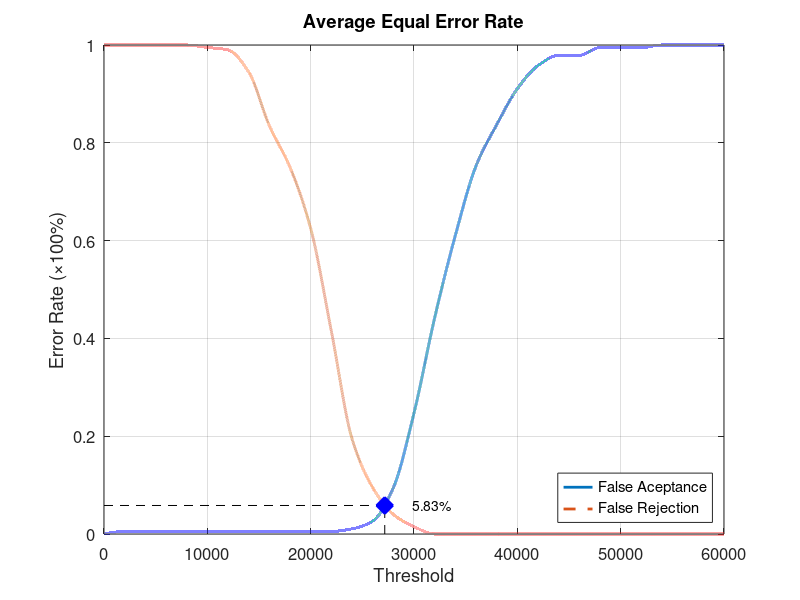
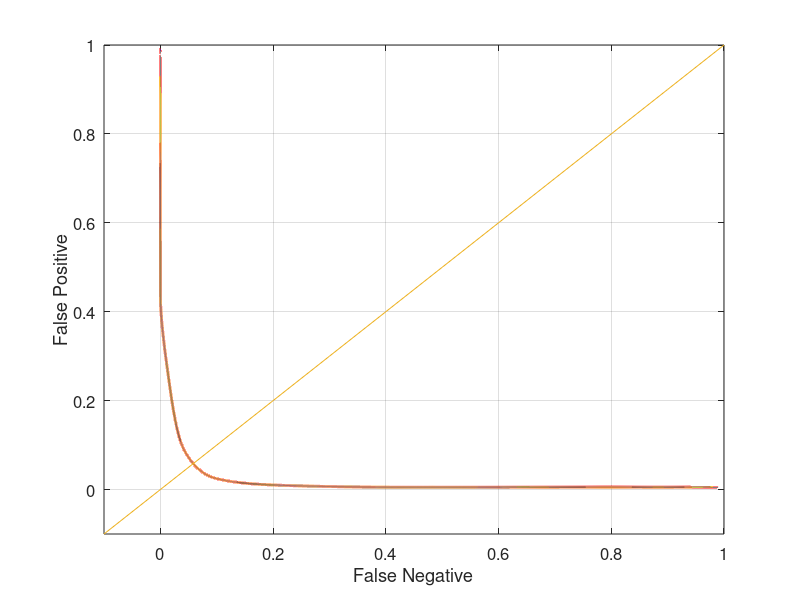

The MATLAB script that drew these images, in order:
function yEER = Database3_1
close all;
clear;
clc;
x = 0:2000:60000;
xq = 0:0.5:60000;

y0 = [0 0.00526316 0.00526316 0.00526316 0.00526316 0.00526316 0.00526316 0.00526316 0.00526316 0.00526316 0.00526316 0.00526316 0.0105263 0.0263158 0.0947368 0.247368 0.442105 0.610526 0.752632 0.836842 0.910526 0.957895 0.978947 0.978947 0.994737 0.994737 0.994737 1 1 1 1];
yy0 = interp1(x, y0, xq, 'pchip');
y1 = [1 1 1 1 1 0.995 0.99 0.945 0.835 0.75 0.625 0.415 0.195 0.095 0.04 0.015 0 0 0 0 0 0 0 0 0 0 0 0 0 0 0];
yy1 = interp1(x, y1, xq, 'pchip');

% Calculating EER: 
y2 = abs(y0 - y1);
find(y2 == min(y2))
yy2 = abs(yy0 - yy1);
xEER = find(yy2 == min(yy2));
xEERIndex = xq(xEER) % X-axis EER
yEER = yy0(xEER) % Y-axis EER

main = figure
plot(xq, yy0,'-','LineWidth', 2);	hold on
plot(xq, yy1,'--','LineWidth', 2);	hold on
plot([xEERIndex xEERIndex], [0 yEER], 'k--');	hold on
plot([0 xEERIndex], [yEER yEER], 'k--');	hold on
plot(xEERIndex, yEER, 'bx', 'LineWidth', 10);	hold on
text(xEERIndex + 10 * xEERIndex / 100, yEER, [num2str(round((10000 * yEER)) / 100) '%'])
legend('False Aceptance', 'False Rejection', 'Location', 'SouthEast')
xlabel('Threshold')
ylabel('Error Rate (\times100%)')
title('Average Equal Error Rate')
set(gca, 'FontSize', 12)
axis([0 60000 0 1])
grid on

print(main, 'Database3_1Main', '-dpng');
FNRxFPR = figure('Color', [1 1 1]);
plot(yy1, yy0, '-', yy1, yy0, 'LineWidth', 2);
hold on
y = -0.1:0.1:1
plot(y, y); 
set(gca, 'FontSize', 12)
xlabel('False Negative')
ylabel('False Positive')
axis([-0.1 1 -0.1 1])
set(gca, 'FontSize', 12)
grid on

print(FNRxFPR, 'Database3_1FNRxFPR','-dpng');
end
